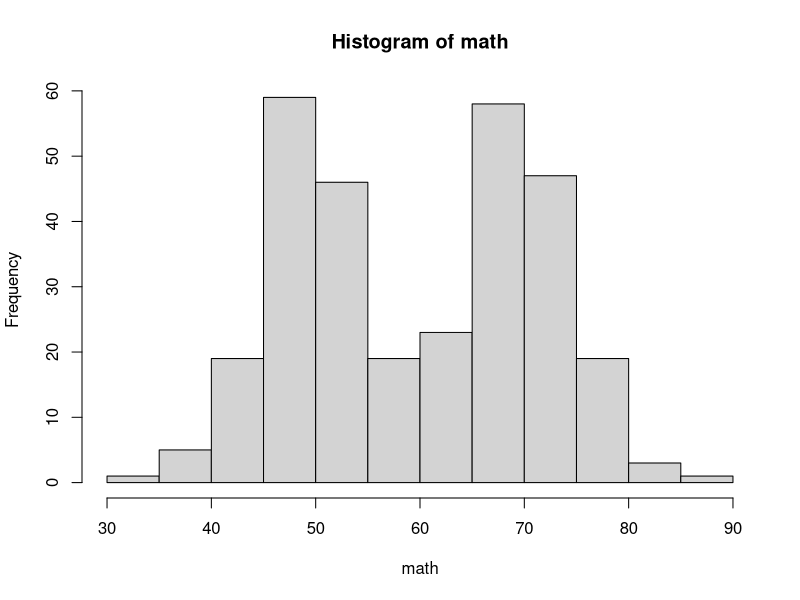
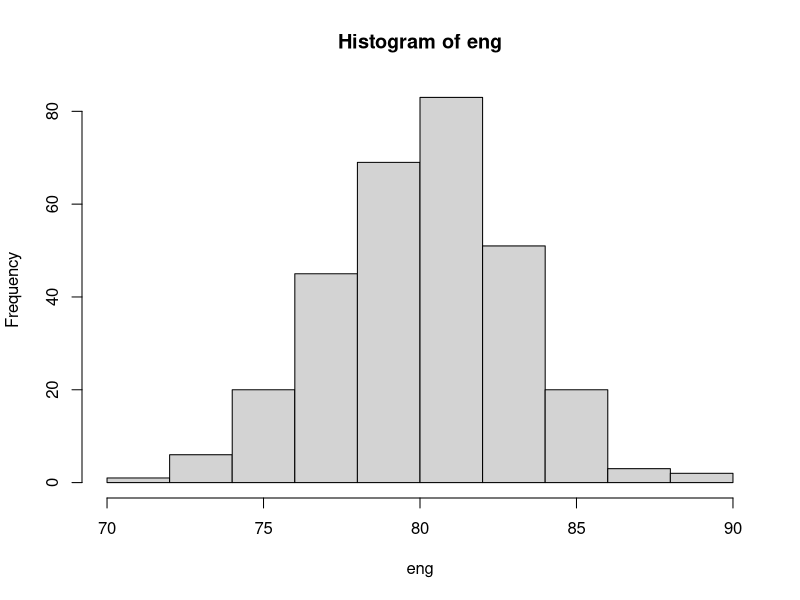
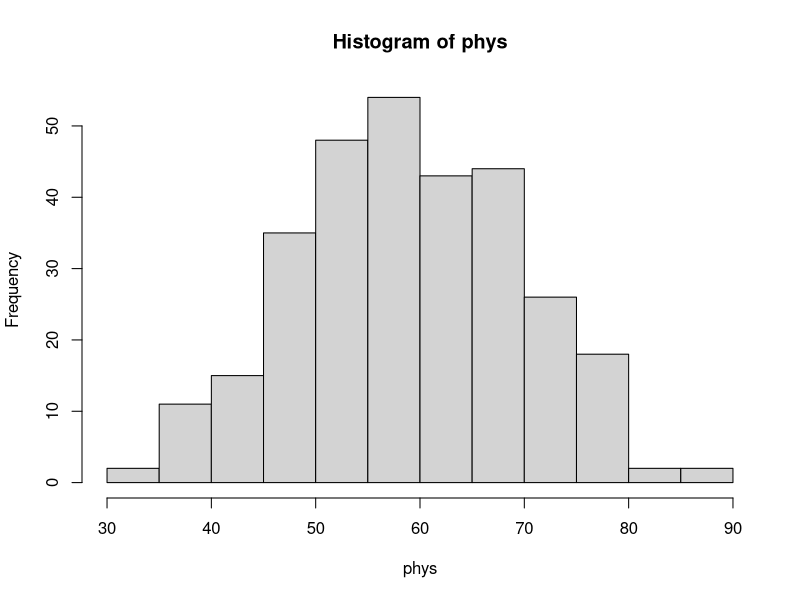
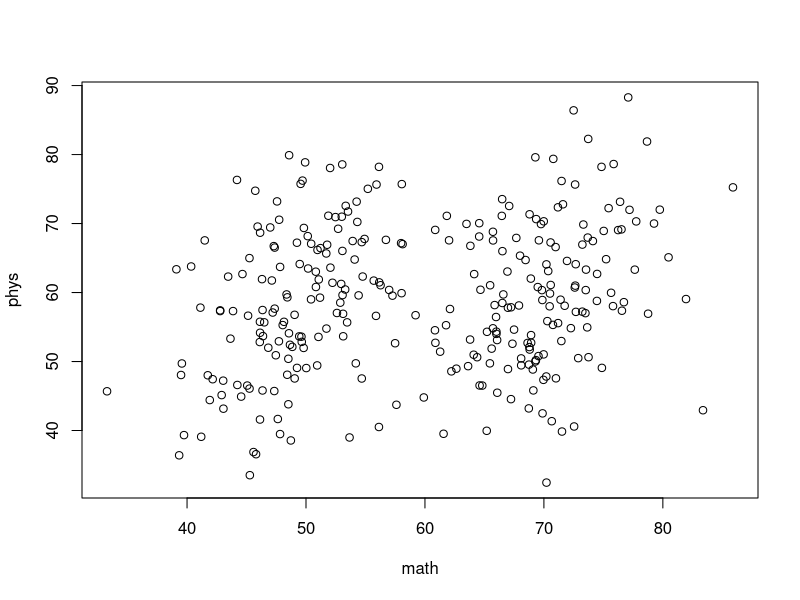

Write the R code that produced these figures, in order.
# data summary
n<-300
mA<-60
mB<-80
mC<-60

sdA<-5
sdB<-3
sdC<-15
gapA<-10

math<-rnorm(n, mean=mA, sd=sdA)
phys<-math+rnorm(n, mean=mC-mA, sd=sdC-sdA)
math[seq(1,n/2)]<-math[seq(1,n/2)]-gapA
math[seq(n/2+1,length(math))]<-math[seq(n/2+1,length(math))]+gapA
eng<-rnorm(n, mean=mB, sd=sdB)

hist(math)
hist(eng)
hist(phys)

(90-mean(eng))/sd(eng)
(90-mean(math))/sd(math)
(90-mean(phys))/sd(phys)

cor(math,eng)
cor(math,phys)
cor(eng,phys)

plot(math,phys)

dat<-data.frame(cbind(math,eng,phys))
write.csv(dat,file='week13_1.csv',row.names = FALSE) 

